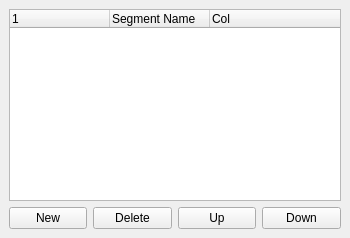
  <widget class="QDockWidget" name="DockSegmentsSettings">
   <property name="enabled">
    <bool>true</bool>
   </property>
   <property name="sizePolicy">
    <sizepolicy hsizetype="Ignored" vsizetype="Ignored">
     <horstretch>0</horstretch>
     <verstretch>0</verstretch>
    </sizepolicy>
   </property>
   <property name="minimumSize">
    <size>
     <width>350</width>
     <height>128</height>
    </size>
   </property>
   <property name="maximumSize">
    <size>
     <width>350</width>
     <height>524287</height>
    </size>
   </property>
   <property name="floating">
    <bool>false</bool>
   </property>
   <property name="features">
    <set>QDockWidget::DockWidgetFloatable|QDockWidget::DockWidgetMovable</set>
   </property>
   <property name="allowedAreas">
    <set>Qt::RightDockWidgetArea</set>
   </property>
   <property name="windowTitle">
    <string>Segments (F5)</string>
   </property>
   <attribute name="dockWidgetArea">
    <number>2</number>
   </attribute>
   <widget class="QWidget" name="dockWidgetContents_6">
    <property name="sizePolicy">
     <sizepolicy hsizetype="Fixed" vsizetype="MinimumExpanding">
      <horstretch>0</horstretch>
      <verstretch>0</verstretch>
     </sizepolicy>
    </property>
    <property name="minimumSize">
     <size>
      <width>350</width>
      <height>100</height>
     </size>
    </property>
    <property name="maximumSize">
     <size>
      <width>350</width>
      <height>16777215</height>
     </size>
    </property>
    <layout class="QVBoxLayout">
     <item>
      <widget class="QTreeWidget" name="SegmentsTreeWidget">
       <property name="editTriggers">
        <set>QAbstractItemView::NoEditTriggers</set>
       </property>
       <property name="selectionMode">
        <enum>QAbstractItemView::ExtendedSelection</enum>
       </property>
       <property name="textElideMode">
        <enum>Qt::ElideMiddle</enum>
       </property>
       <property name="rootIsDecorated">
        <bool>false</bool>
       </property>
       <property name="uniformRowHeights">
        <bool>true</bool>
       </property>
       <column>
        <property name="text">
         <string/>
        </property>
       </column>
       <column>
        <property name="text">
         <string>Segment Name</string>
        </property>
       </column>
       <column>
        <property name="text">
         <string>Col</string>
        </property>
       </column>
       <column>
        <property name="text">
         <string/>
        </property>
       </column>
       <column>
        <property name="text">
         <string/>
        </property>
       </column>
       <column>
        <property name="text">
         <string/>
        </property>
       </column>
      </widget>
     </item>
     <item>
      <layout class="QHBoxLayout">
       <item>
        <widget class="QPushButton" name="SegmentAdd">
         <property name="minimumSize">
          <size>
           <width>50</width>
           <height>16</height>
          </size>
         </property>
         <property name="text">
          <string>New</string>
         </property>
        </widget>
       </item>
       <item>
        <widget class="QPushButton" name="SegmentDelete">
         <property name="minimumSize">
          <size>
           <width>50</width>
           <height>16</height>
          </size>
         </property>
         <property name="text">
          <string>Delete</string>
         </property>
        </widget>
       </item>
       <item>
        <widget class="QPushButton" name="SegmentMoveUp">
         <property name="minimumSize">
          <size>
           <width>50</width>
           <height>16</height>
          </size>
         </property>
         <property name="text">
          <string>Up</string>
         </property>
        </widget>
       </item>
       <item>
        <widget class="QPushButton" name="SegmentMoveDown">
         <property name="minimumSize">
          <size>
           <width>50</width>
           <height>16</height>
          </size>
         </property>
         <property name="text">
          <string>Down</string>
         </property>
        </widget>
       </item>
      </layout>
     </item>
    </layout>
   </widget>
  </widget>
